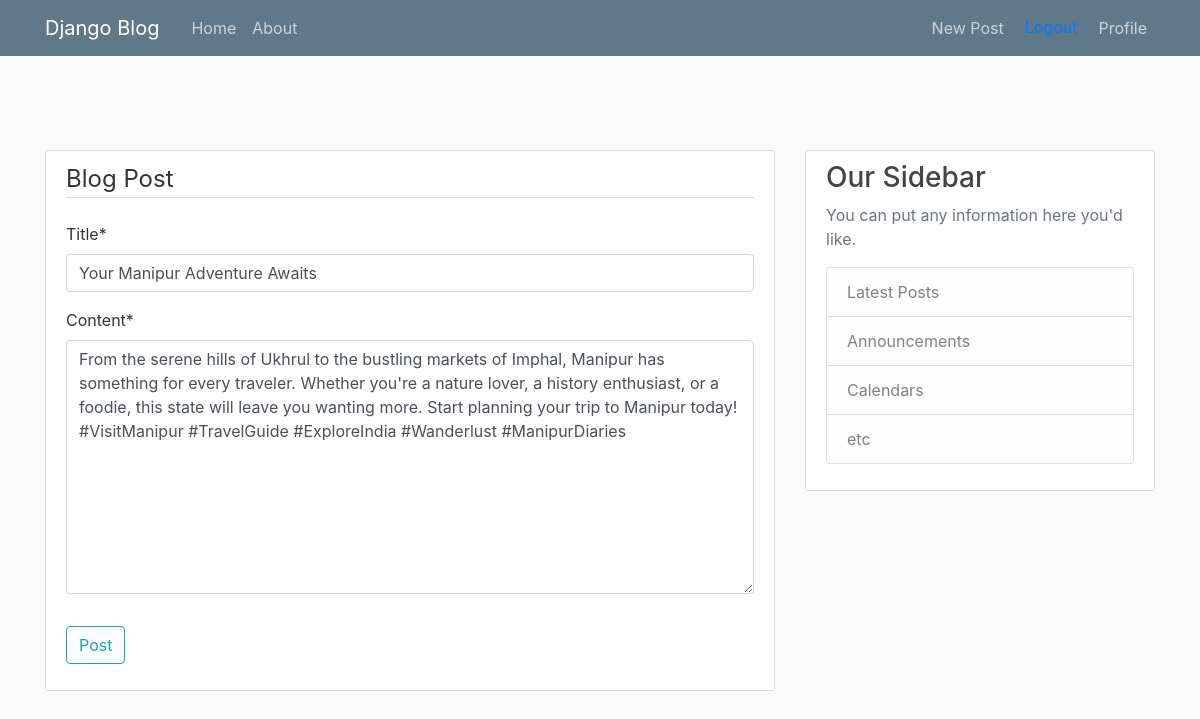
Screenshot of /post/14/update/ (signed in) with the database file from the repository.
### blog/models.py (models this page shows, shortened)
class Post(models.Model):
    title=models.CharField(max_length=100)
    content= models.TextField()
    date_posted=models.DateTimeField(default=timezone.now)
    author=models.ForeignKey(User,on_delete=models.CASCADE)

### blog/views.py (the view, shortened to what this page needs)
# urls.py: path('post/<int:pk>/update/',PostUpdateView.as_view(),name='post-update'),
class PostUpdateView(LoginRequiredMixin,UserPassesTestMixin,UpdateView):
    model=Post
    fields=['title','content']
    def test_func(self):
        post=self.get_object()
        if self.request.user==post.author:
            return True
        return False

### blog/templates/blog/post_form.html (shortened to what this page needs)
{% extends "blog/base.html" %}
{% load crispy_forms_tags %}
{% block content %}
<div class="content-section">
    <form method="POST" enctype="multipart/form-data">
        <fieldset class="form-group">
            <legend class="border-bottom mb-4">Blog Post</legend>
            {{ form|crispy }}
        </fieldset>
        <div class="form-group">
            <button class="btn btn-outline-info" type="submit">Post</button>
        </div>
    </form>
</div>
{% endblock content %}

### blog/static/blog/main.css (style rules this page uses)
body { background: #fafafa; color: #333333; margin-top: 5rem; }
.content-section { background: #ffffff; padding: 10px 20px; border: 1px solid #dddddd; border-radius: 3px; margin-bottom: 20px; }

### rows the page displays
Post: title "Your Manipur Adventure Awaits", content "From the serene hills of Ukhrul to the bustling markets of Imphal, Manipur has something for every traveler. Whether you're a nature lover, a history enthusiast, or a foodie, this state will leave you wanting more. Start planning your trip to Manipur today! #VisitManipur #TravelGuide #ExploreIndia #Wanderlust #ManipurDiaries"
